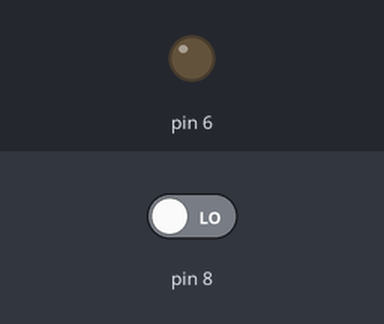
This sketch was run on a simulated Arduino Uno, built with avr-gcc and run on an emulated ATmega328P. Parts: output pins drawn as LEDs (lit = HIGH). The test bench sets the inputs (shaded band); at power-on: pin 8 LOW.

Above: at 1.2 s.
1.3 s: pin 8 driven HIGH
At 2.3 s:
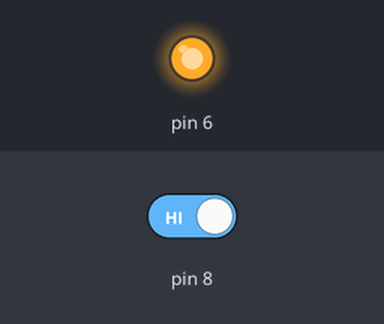
Timing chart, 0 to 4.3 s (numbered marks = the images above; inputs shaded):
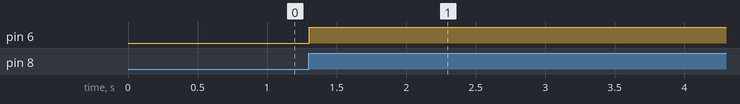

Measured:
- after the input at 1.3 s, pin 6: LOW → HIGH at once

The sketch:

_04_03_risingedge.ino
```cpp
bool lastbtn = LOW;
bool currentbtn = LOW;
bool flag = LOW;

bool debounce(bool last)
{
  bool current = digitalRead(8);
  if(last!=current){
    delay(5);
    current=digitalRead(8); //because noise
  }
  return current;
}

void setup() {
  // put your setup code here, to run once:
  pinMode(6,OUTPUT);
  pinMode(8,INPUT);
}

void loop() {
  // put your main code here, to run repeatedly:
  currentbtn=debounce(lastbtn);
  if(lastbtn==LOW&&currentbtn==HIGH){
    flag = !flag;
  }
  lastbtn = currentbtn;
  digitalWrite(6,flag);
}
```
